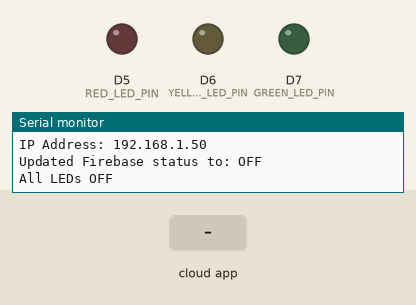
Simulated run of this sketch. Board: Arduino MKR. On the bench: output pins drawn as LEDs (lit = HIGH), the last lines printed to the serial monitor. The inputs (shaded band) are chosen by the test bench. WiFi joins after 1.5 s; servers stay silent unless stated; the Firebase database answers and starts empty.

Above: at 2.8 s.
2.9 s: the phone or cloud app sets led to RED
At 4.1 s:
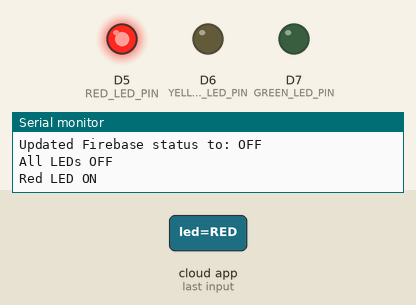
4.4 s: the phone or cloud app sets led to YELLOW
At 5.9 s:
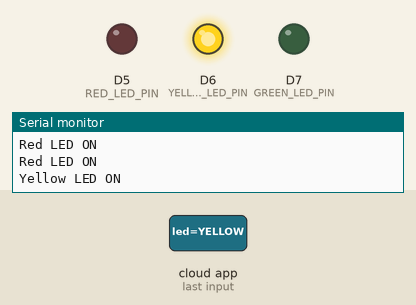
6.7 s: the phone or cloud app sets led to GREEN
At 8.7 s:
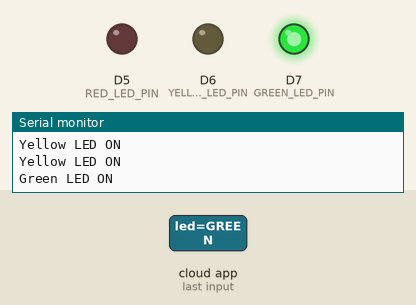
9.0 s: the phone or cloud app sets led to OFF
At 10.6 s:
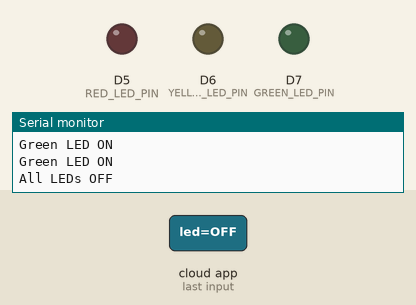
Timing chart, 0 to 12.1 s (numbered marks = the images above; inputs shaded):
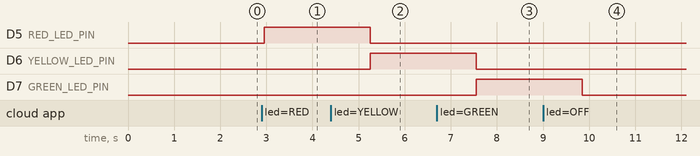

The sketch:

4.2HD.ino
```cpp
#include <Arduino.h>
#include <WiFiNINA.h>
#include <Firebase_Arduino_WiFiNINA.h>

// Firebase configuration
#define FIREBASE_HOST "arduinotrafficcontrol-default-rtdb.asia-southeast1.firebasedatabase.app"
#define FIREBASE_AUTH "AIzaSyDTwLmVpOGNTc71mDnN14mgE6GMwTrqQuw"

// WiFi credentials
#define WIFI_SSID "..."
#define WIFI_PASSWORD "hello12345"

// LED pins
const int RED_LED_PIN = 5;
const int YELLOW_LED_PIN = 6;
const int GREEN_LED_PIN = 7;

// Firebase data path for LED status
const String firebasePath = "/light/led";

// Firebase object
FirebaseData firebaseData;

void setup()
{
    // Initialize serial communication
    Serial.begin(9600);

    // Initialize LED pins as output
    setupLEDs();

    // Connect to Wi-Fi
    connectToWiFi();

    // Initialize Firebase connection
    initializeFirebase();

    // Set initial LED status in Firebase to "OFF"
    updateFirebaseLEDStatus("OFF");
}

void loop()
{
    // Get current LED status from Firebase
    String ledStatus = fetchFirebaseLEDStatus();

    // Control LEDs based on the status retrieved
    handleLEDStatus(ledStatus);

    delay(1000); // Pause for a second between updates
}

// Function to set up the LED pins
void setupLEDs()
{
    pinMode(RED_LED_PIN, OUTPUT);
    pinMode(YELLOW_LED_PIN, OUTPUT);
    pinMode(GREEN_LED_PIN, OUTPUT);
    controlLEDs(LOW, LOW, LOW); // Ensure all LEDs are off at the start
}

// Function to connect to Wi-Fi
void connectToWiFi()
{
    Serial.print("Connecting to WiFi: ");
    Serial.println(WIFI_SSID);

    WiFi.begin(WIFI_SSID, WIFI_PASSWORD);
    while (WiFi.status() != WL_CONNECTED)
    {
        Serial.print(".");
        delay(1000);
    }

    Serial.println("\nConnected to WiFi");
    Serial.print("IP Address: ");
    Serial.println(WiFi.localIP());
}

// Function to initialize Firebase connection
void initializeFirebase()
{
    Firebase.begin(FIREBASE_HOST, FIREBASE_AUTH, WIFI_SSID, WIFI_PASSWORD);
    Firebase.reconnectWiFi(true); // Enable Wi-Fi reconnection
}

// Function to update LED status in Firebase
void updateFirebaseLEDStatus(const String &status)
{
    if (Firebase.setString(firebaseData, firebasePath, status))
    {
        Serial.print("Updated Firebase status to: ");
        Serial.println(status);
    }
    else
    {
        Serial.print("Failed to update Firebase. Error: ");
        Serial.println(firebaseData.errorReason());
    }
}

// Function to fetch LED status from Firebase
String fetchFirebaseLEDStatus()
{
    if (Firebase.getString(firebaseData, firebasePath))
    {
        return firebaseData.stringData();
    }
    else
    {
        Serial.print("Error fetching Firebase status: ");
        Serial.println(firebaseData.errorReason());
        return "ERROR"; // Return error if unable to fetch
    }
}

// Function to control the LEDs based on received statuses
void handleLEDStatus(const String &status)
{
    if (status == "RED")
    {
        controlLEDs(HIGH, LOW, LOW); // Red LED on
        Serial.println("Red LED ON");
    }
    else if (status == "YELLOW")
    {
        controlLEDs(LOW, HIGH, LOW); // Yellow LED on
        Serial.println("Yellow LED ON");
    }
    else if (status == "GREEN")
    {
        controlLEDs(LOW, LOW, HIGH); // Green LED on
        Serial.println("Green LED ON");
    }
    else if (status == "OFF")
    {
        controlLEDs(LOW, LOW, LOW); // All LEDs off
        Serial.println("All LEDs OFF");
    }
    else
    {
        Serial.print("Unknown status from Firebase: ");
        Serial.println(status);
    }
}

// Function to control individual LED states
void controlLEDs(int red, int yellow, int green)
{
    digitalWrite(RED_LED_PIN, red);
    digitalWrite(YELLOW_LED_PIN, yellow);
    digitalWrite(GREEN_LED_PIN, green);
}
```

Measured:
- after the input at 2.9 s, D5 (RED_LED_PIN): LOW → HIGH after 0.05 s
- after the input at 4.4 s, D5 (RED_LED_PIN): HIGH → LOW after 0.85 s; D6 (YELLOW_LED_PIN): LOW → HIGH after 0.85 s
- after the input at 6.7 s, D6 (YELLOW_LED_PIN): HIGH → LOW after 0.85 s; D7 (GREEN_LED_PIN): LOW → HIGH after 0.85 s
- after the input at 9.0 s, D7 (GREEN_LED_PIN): HIGH → LOW after 0.85 s
